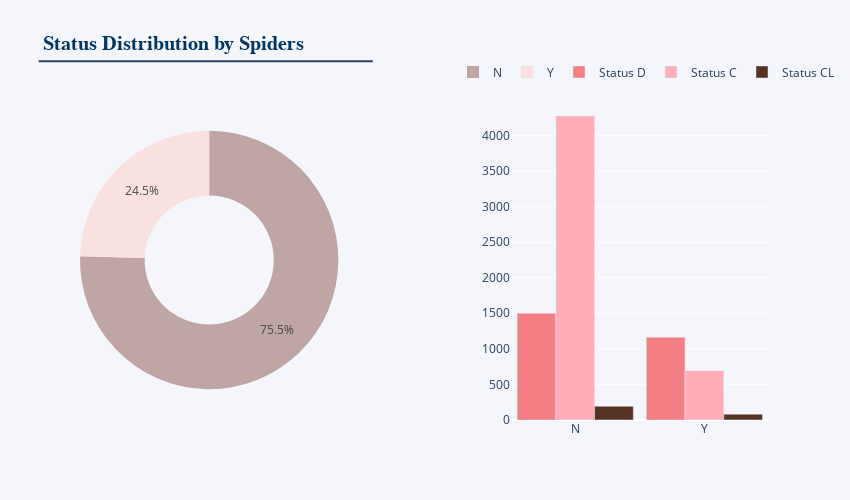

The notebook cell saved with this chart:
### Code cell
gender_labels = ['N', 'Y']
gender_values=train_df['Spiders'].value_counts().tolist()
fig = go.Figure()
fig = make_subplots(rows=1, cols=2, specs=[[{'type':'pie'}, {'type':'bar'}]],horizontal_spacing = 0.25)

fig.add_trace(go.Pie(labels=gender_labels, values=gender_values, name='Department Distribution',
                     marker_colors=["#bfa5a3","#F9E1E0"],hole=0.5),row=1, col=1)
att = train_df.groupby(['Spiders','Status']).agg(count =('Status','count')).reset_index()
fig.add_trace(go.Bar(x = att[att.Status == "D"]['Spiders'], y = att[att.Status == "D"]["count"], 
                     name = 'Status D',
    marker = dict(color="#F37E83")),row=1, col=2) 
fig.add_trace(go.Bar(x = att[att.Status == "C"]['Spiders'], y = att[att.Status == "C"]["count"], 
                     name = 'Status C',
    marker = dict(color ="#FEADB9")),row=1, col=2)
fig.add_trace(go.Bar(x = att[att.Status == "CL"]['Spiders'], y = att[att.Status == "CL"]["count"], 
                     name = 'Status CL',
    marker = dict(color ="#563223")),row=1, col=2)
fig.update_layout(height = 500, width = 850, bargap = 0.1, xaxis = dict(tickmode ='linear'),
                  title_text ="<b>Status Distribution by Spiders</b>",paper_bgcolor ="#F4F6FB",
                  plot_bgcolor ="#F4F6FB",
                  title_font = dict(size = 20, family ='Verdana', color ='#003566'),
                  hoverlabel = dict(font_size = 13))
fig.update_layout(shapes = [dict(type ="line", xref ='paper', yref ='paper',
                                 x0 = -0.06, y0 = 1.121, x1 = 0.425, y1 = 1.121)])
fig.update_layout(legend = dict(orientation ="h", yanchor ="top", y = 1.133, xanchor ="right", x = 1.1))
fig.show()

### Figure 1 — Plotly figure (JSON) as saved in the notebook; plotly's stock layout.template omitted (floating-point values rounded to 4 significant figures)
{"data": [{"domain": {"x": [0, 0.375], "y": [0, 1]}, "hole": 0.5, "labels": ["N", "Y"], "marker": {"colors": ["#bfa5a3", "#F9E1E0"]}, "name": "Department Distribution", "type": "pie", "values": [5966, 1939]}, {"marker": {"color": "#F37E83"}, "name": "Status D", "type": "bar", "x": ["N", "Y"], "xaxis": "x", "y": [1501, 1164], "yaxis": "y"}, {"marker": {"color": "#FEADB9"}, "name": "Status C", "type": "bar", "x": ["N", "Y"], "xaxis": "x", "y": [4272, 693], "yaxis": "y"}, {"marker": {"color": "#563223"}, "name": "Status CL", "type": "bar", "x": ["N", "Y"], "xaxis": "x", "y": [193, 82], "yaxis": "y"}], "layout": {"bargap": 0.1, "height": 500, "hoverlabel": {"font": {"size": 13}}, "legend": {"orientation": "h", "x": 1.1, "xanchor": "right", "y": 1.133, "yanchor": "top"}, "paper_bgcolor": "#F4F6FB", "plot_bgcolor": "#F4F6FB", "shapes": [{"type": "line", "x0": -0.06, "x1": 0.425, "xref": "paper", "y0": 1.121, "y1": 1.121, "yref": "paper"}], "title": {"font": {"color": "#003566", "family": "Verdana", "size": 20}, "text": "<b>Status Distribution by Spiders</b>"}, "width": 850, "xaxis": {"anchor": "y", "domain": [0.625, 1], "tickmode": "linear"}, "yaxis": {"anchor": "x", "domain": [0, 1]}}}
